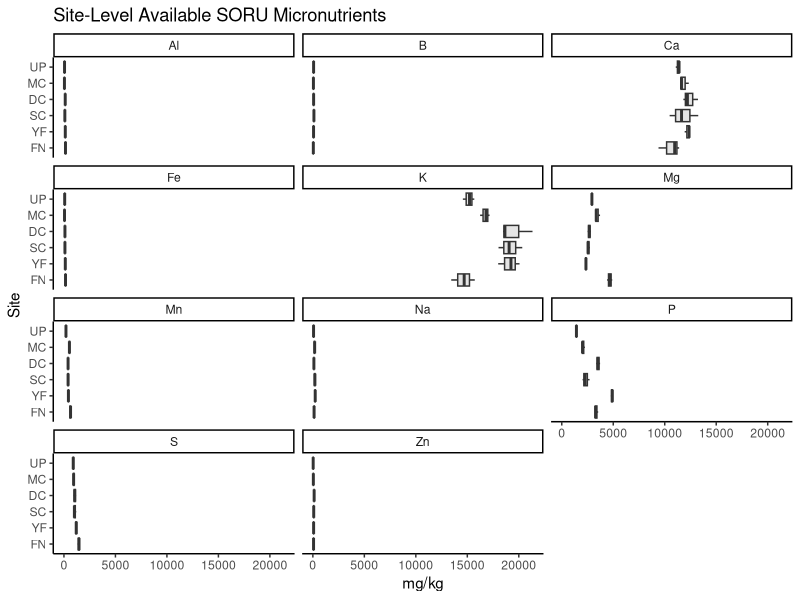
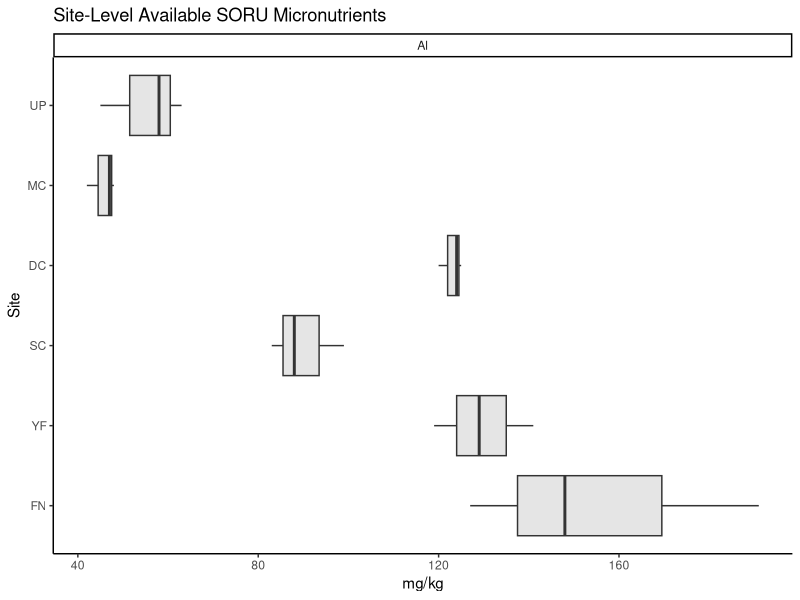
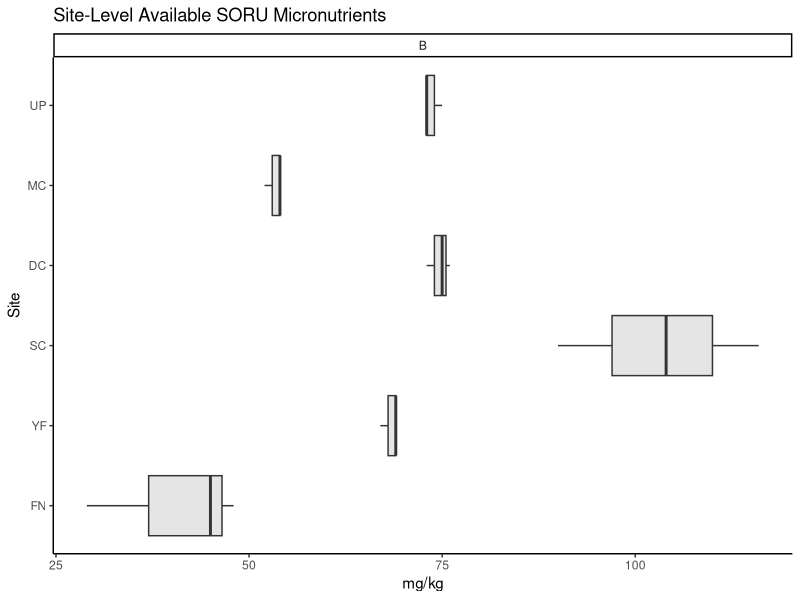
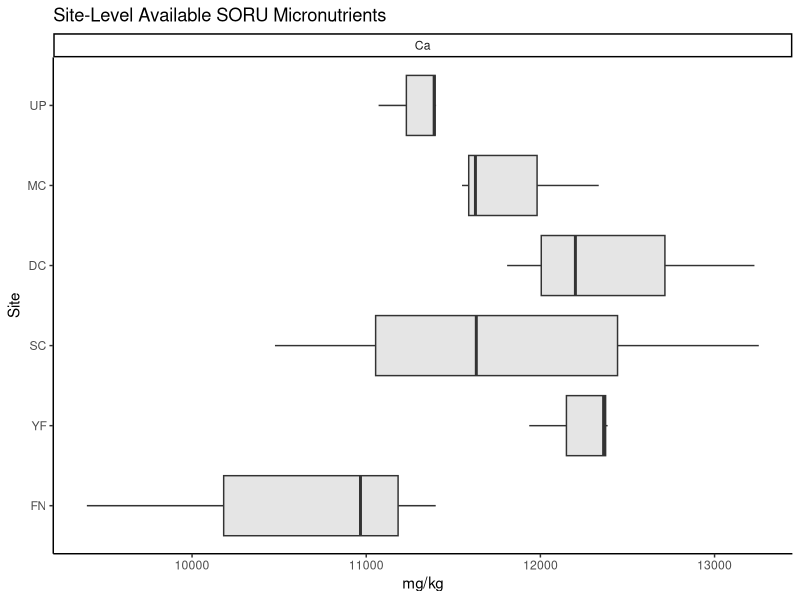
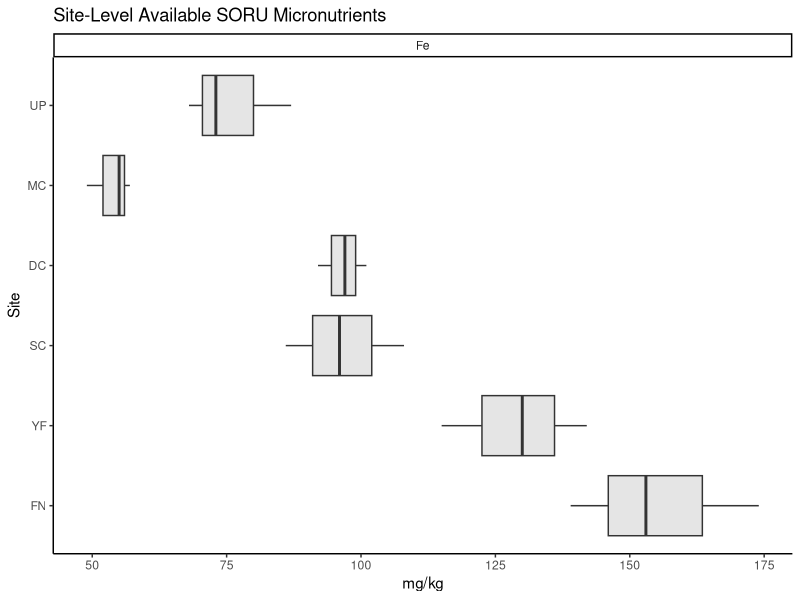
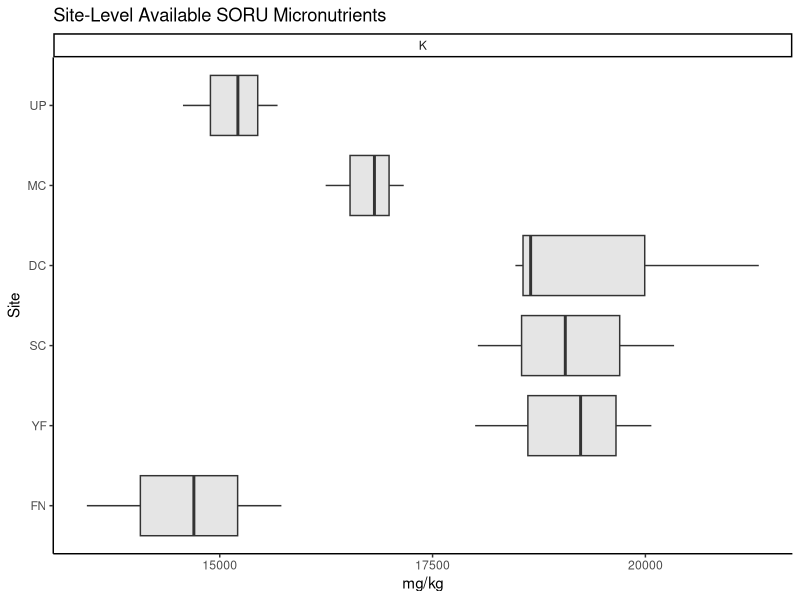
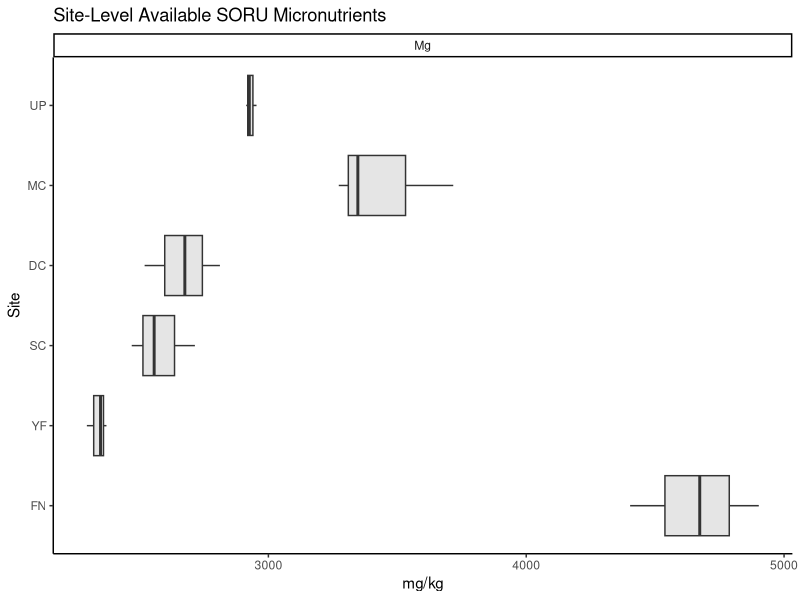
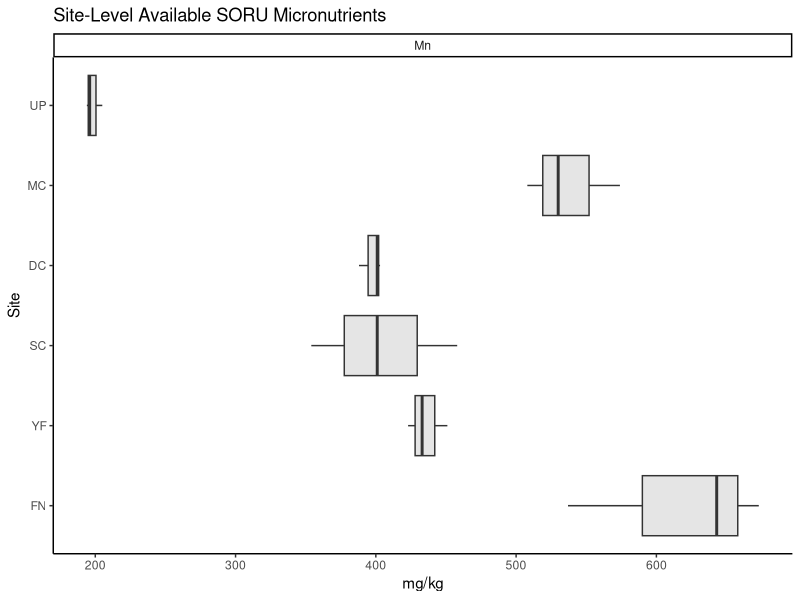

Reproduce these figures in R, in order.
# Plant Micros

library(tidyverse)

PlantMicros <- read.csv("Data/Elements/PlantMicros.csv")

PlantMicros <- 
  PlantMicros %>%
  mutate(Latitude = case_when(
    (Site == "FN") ~ "South",
    (Site == "YF") ~ "South",
    (Site == "SC") ~ "South",
    (Site == "HF") ~ "South",
    (Site == "SP") ~ "North",
    (Site == "DC") ~ "North",
    (Site == "MC") ~ "North",
    (Site == "UP") ~ "North"))

### SORU ----
PlantMicros %>%
  mutate(Site = factor(Site, levels = c("FN", "YF", "SC", "HF","SP", "DC", "MC", "UP"))) %>%
  filter(Plant == "SORU") %>%
  ggplot(aes(y=Concentration_mg.kg, x=Site)) +
  geom_boxplot(alpha=0.3, fill = "dark gray") +  
  coord_flip() +
  facet_wrap(~Element, nrow = 5) +
  labs(x="Site", y = "mg/kg", title = "Site-Level Available SORU Micronutrients") +
  theme_classic()

#### Aluminum ----
PlantMicros %>%
  mutate(Site = factor(Site, levels = c("FN", "YF", "SC", "HF","SP", "DC", "MC", "UP"))) %>%
  filter(Plant == "SORU") %>%
  filter(Element == "Al") %>% 
  ggplot(aes(y=Concentration_mg.kg, x=Site)) +
  geom_boxplot(alpha=0.3, fill = "dark gray") +  
  coord_flip() +
  facet_wrap(~Element, nrow = 5) +
  labs(x="Site", y = "mg/kg", title = "Site-Level Available SORU Micronutrients") +
  theme_classic()

#### Boron ----
PlantMicros %>%
  mutate(Site = factor(Site, levels = c("FN", "YF", "SC", "HF","SP", "DC", "MC", "UP"))) %>%
  filter(Plant == "SORU") %>%
  filter(Element == "B") %>% 
  ggplot(aes(y=Concentration_mg.kg, x=Site)) +
  geom_boxplot(alpha=0.3, fill = "dark gray") +  
  coord_flip() +
  facet_wrap(~Element, nrow = 5) +
  labs(x="Site", y = "mg/kg", title = "Site-Level Available SORU Micronutrients") +
  theme_classic()


#### Calcium ----
PlantMicros %>%
  mutate(Site = factor(Site, levels = c("FN", "YF", "SC", "HF","SP", "DC", "MC", "UP"))) %>%
  filter(Plant == "SORU") %>%
  filter(Element == "Ca") %>% 
  ggplot(aes(y=Concentration_mg.kg, x=Site)) +
  geom_boxplot(alpha=0.3, fill = "dark gray") +  
  coord_flip() +
  facet_wrap(~Element, nrow = 5) +
  labs(x="Site", y = "mg/kg", title = "Site-Level Available SORU Micronutrients") +
  theme_classic()

#### Iron ----
PlantMicros %>%
  mutate(Site = factor(Site, levels = c("FN", "YF", "SC", "HF","SP", "DC", "MC", "UP"))) %>%
  filter(Plant == "SORU") %>%
  filter(Element == "Fe") %>% 
  ggplot(aes(y=Concentration_mg.kg, x=Site)) +
  geom_boxplot(alpha=0.3, fill = "dark gray") +  
  coord_flip() +
  facet_wrap(~Element, nrow = 5) +
  labs(x="Site", y = "mg/kg", title = "Site-Level Available SORU Micronutrients") +
  theme_classic()

#### Potassium ----
PlantMicros %>%
  mutate(Site = factor(Site, levels = c("FN", "YF", "SC", "HF","SP", "DC", "MC", "UP"))) %>%
  filter(Plant == "SORU") %>%
  filter(Element == "K") %>% 
  ggplot(aes(y=Concentration_mg.kg, x=Site)) +
  geom_boxplot(alpha=0.3, fill = "dark gray") +  
  coord_flip() +
  facet_wrap(~Element, nrow = 5) +
  labs(x="Site", y = "mg/kg", title = "Site-Level Available SORU Micronutrients") +
  theme_classic()

#### Magnesium ----
PlantMicros %>%
  mutate(Site = factor(Site, levels = c("FN", "YF", "SC", "HF","SP", "DC", "MC", "UP"))) %>%
  filter(Plant == "SORU") %>%
  filter(Element == "Mg") %>% 
  ggplot(aes(y=Concentration_mg.kg, x=Site)) +
  geom_boxplot(alpha=0.3, fill = "dark gray") +  
  coord_flip() +
  facet_wrap(~Element, nrow = 5) +
  labs(x="Site", y = "mg/kg", title = "Site-Level Available SORU Micronutrients") +
  theme_classic()

#### Manganese ----
PlantMicros %>%
  mutate(Site = factor(Site, levels = c("FN", "YF", "SC", "HF","SP", "DC", "MC", "UP"))) %>%
  filter(Plant == "SORU") %>%
  filter(Element == "Mn") %>% 
  ggplot(aes(y=Concentration_mg.kg, x=Site)) +
  geom_boxplot(alpha=0.3, fill = "dark gray") +  
  coord_flip() +
  facet_wrap(~Element, nrow = 5) +
  labs(x="Site", y = "mg/kg", title = "Site-Level Available SORU Micronutrients") +
  theme_classic()

#### Sodium ----
PlantMicros %>%
  mutate(Site = factor(Site, levels = c("FN", "YF", "SC", "HF","SP", "DC", "MC", "UP"))) %>%
  filter(Plant == "SORU") %>%
  filter(Element == "Na") %>% 
  ggplot(aes(y=Concentration_mg.kg, x=Site)) +
  geom_boxplot(alpha=0.3, fill = "dark gray") +  
  coord_flip() +
  facet_wrap(~Element, nrow = 5) +
  labs(x="Site", y = "mg/kg", title = "Site-Level Available SORU Micronutrients") +
  theme_classic()

#### Phosphorous ----
PlantMicros %>%
  mutate(Site = factor(Site, levels = c("FN", "YF", "SC", "HF","SP", "DC", "MC", "UP"))) %>%
  filter(Plant == "SORU") %>%
  filter(Element == "P") %>% 
  ggplot(aes(y=Concentration_mg.kg, x=Site)) +
  geom_boxplot(alpha=0.3, fill = "dark gray") +  
  coord_flip() +
  facet_wrap(~Element, nrow = 5) +
  labs(x="Site", y = "mg/kg", title = "Site-Level Available SORU Micronutrients") +
  theme_classic()

#### Sulfer ----
PlantMicros %>%
  mutate(Site = factor(Site, levels = c("FN", "YF", "SC", "HF","SP", "DC", "MC", "UP"))) %>%
  filter(Plant == "SORU") %>%
  filter(Element == "S") %>% 
  ggplot(aes(y=Concentration_mg.kg, x=Site)) +
  geom_boxplot(alpha=0.3, fill = "dark gray") +  
  coord_flip() +
  facet_wrap(~Element, nrow = 5) +
  labs(x="Site", y = "mg/kg", title = "Site-Level Available SORU Micronutrients") +
  theme_classic()

#### Zinc ----
PlantMicros %>%
  mutate(Site = factor(Site, levels = c("FN", "YF", "SC", "HF","SP", "DC", "MC", "UP"))) %>%
  filter(Plant == "SORU") %>%
  filter(Element == "Zn") %>% 
  ggplot(aes(y=Concentration_mg.kg, x=Site)) +
  geom_boxplot(alpha=0.3, fill = "dark gray") +  
  coord_flip() +
  facet_wrap(~Element, nrow = 5) +
  labs(x="Site", y = "mg/kg", title = "Site-Level Available SORU Micronutrients") +
  theme_classic()

### POPRC ----
PlantMicros %>%
  mutate(Site = factor(Site, levels = c("FN", "YF", "SC", "HF","SP", "DC", "MC", "UP"))) %>%
  filter(Plant == "POPRC") %>%
  ggplot(aes(y=Concentration_mg.kg, x=Site)) +
  geom_boxplot(alpha=0.3, fill = "dark gray") +  
  coord_flip() +
  facet_wrap(~Element, nrow = 5) +
  labs(x="Site", y = "mg/kg", title = "Site-Level Available POPRC Micronutrients") +
  theme_classic()

#### Aluminum ----
PlantMicros %>%
  mutate(Site = factor(Site, levels = c("FN", "YF", "SC", "HF","SP", "DC", "MC", "UP"))) %>%
  filter(Plant == "POPRC") %>%
  filter(Element == "Al") %>% 
  ggplot(aes(y=Concentration_mg.kg, x=Site)) +
  geom_boxplot(alpha=0.3, fill = "dark gray") +  
  coord_flip() +
  facet_wrap(~Element, nrow = 5) +
  labs(x="Site", y = "mg/kg", title = "Site-Level Available POPRC Micronutrients") +
  theme_classic()

#### Boron ----
PlantMicros %>%
  mutate(Site = factor(Site, levels = c("FN", "YF", "SC", "HF","SP", "DC", "MC", "UP"))) %>%
  filter(Plant == "POPRC") %>%
  filter(Element == "B") %>% 
  ggplot(aes(y=Concentration_mg.kg, x=Site)) +
  geom_boxplot(alpha=0.3, fill = "dark gray") +  
  coord_flip() +
  facet_wrap(~Element, nrow = 5) +
  labs(x="Site", y = "mg/kg", title = "Site-Level Available POPRC Micronutrients") +
  theme_classic()


#### Calcium ----
PlantMicros %>%
  mutate(Site = factor(Site, levels = c("FN", "YF", "SC", "HF","SP", "DC", "MC", "UP"))) %>%
  filter(Plant == "POPRC") %>%
  filter(Element == "Ca") %>% 
  ggplot(aes(y=Concentration_mg.kg, x=Site)) +
  geom_boxplot(alpha=0.3, fill = "dark gray") +  
  coord_flip() +
  facet_wrap(~Element, nrow = 5) +
  labs(x="Site", y = "mg/kg", title = "Site-Level Available POPRC Micronutrients") +
  theme_classic()

#### Iron ----
PlantMicros %>%
  mutate(Site = factor(Site, levels = c("FN", "YF", "SC", "HF","SP", "DC", "MC", "UP"))) %>%
  filter(Plant == "POPRC") %>%
  filter(Element == "Fe") %>% 
  ggplot(aes(y=Concentration_mg.kg, x=Site)) +
  geom_boxplot(alpha=0.3, fill = "dark gray") +  
  coord_flip() +
  facet_wrap(~Element, nrow = 5) +
  labs(x="Site", y = "mg/kg", title = "Site-Level Available POPRC Micronutrients") +
  theme_classic()

#### Potassium ----
PlantMicros %>%
  mutate(Site = factor(Site, levels = c("FN", "YF", "SC", "HF","SP", "DC", "MC", "UP"))) %>%
  filter(Plant == "POPRC") %>%
  filter(Element == "K") %>% 
  ggplot(aes(y=Concentration_mg.kg, x=Site)) +
  geom_boxplot(alpha=0.3, fill = "dark gray") +  
  coord_flip() +
  facet_wrap(~Element, nrow = 5) +
  labs(x="Site", y = "mg/kg", title = "Site-Level Available POPRC Micronutrients") +
  theme_classic()

#### Magnesium ----
PlantMicros %>%
  mutate(Site = factor(Site, levels = c("FN", "YF", "SC", "HF","SP", "DC", "MC", "UP"))) %>%
  filter(Plant == "POPRC") %>%
  filter(Element == "Mg") %>% 
  ggplot(aes(y=Concentration_mg.kg, x=Site)) +
  geom_boxplot(alpha=0.3, fill = "dark gray") +  
  coord_flip() +
  facet_wrap(~Element, nrow = 5) +
  labs(x="Site", y = "mg/kg", title = "Site-Level Available POPRC Micronutrients") +
  theme_classic()

#### Manganese ----
PlantMicros %>%
  mutate(Site = factor(Site, levels = c("FN", "YF", "SC", "HF","SP", "DC", "MC", "UP"))) %>%
  filter(Plant == "POPRC") %>%
  filter(Element == "Mn") %>% 
  ggplot(aes(y=Concentration_mg.kg, x=Site)) +
  geom_boxplot(alpha=0.3, fill = "dark gray") +  
  coord_flip() +
  facet_wrap(~Element, nrow = 5) +
  labs(x="Site", y = "mg/kg", title = "Site-Level Available POPRC Micronutrients") +
  theme_classic()

#### Sodium ----
PlantMicros %>%
  mutate(Site = factor(Site, levels = c("FN", "YF", "SC", "HF","SP", "DC", "MC", "UP"))) %>%
  filter(Plant == "POPRC") %>%
  filter(Element == "Na") %>% 
  ggplot(aes(y=Concentration_mg.kg, x=Site)) +
  geom_boxplot(alpha=0.3, fill = "dark gray") +  
  coord_flip() +
  facet_wrap(~Element, nrow = 5) +
  labs(x="Site", y = "mg/kg", title = "Site-Level Available POPRC Micronutrients") +
  theme_classic()

#### Phosphorous ----
PlantMicros %>%
  mutate(Site = factor(Site, levels = c("FN", "YF", "SC", "HF","SP", "DC", "MC", "UP"))) %>%
  filter(Plant == "POPRC") %>%
  filter(Element == "P") %>% 
  ggplot(aes(y=Concentration_mg.kg, x=Site)) +
  geom_boxplot(alpha=0.3, fill = "dark gray") +  
  coord_flip() +
  facet_wrap(~Element, nrow = 5) +
  labs(x="Site", y = "mg/kg", title = "Site-Level Available POPRC Micronutrients") +
  theme_classic()

#### Sulfer ----
PlantMicros %>%
  mutate(Site = factor(Site, levels = c("FN", "YF", "SC", "HF","SP", "DC", "MC", "UP"))) %>%
  filter(Plant == "POPRC") %>%
  filter(Element == "S") %>% 
  ggplot(aes(y=Concentration_mg.kg, x=Site)) +
  geom_boxplot(alpha=0.3, fill = "dark gray") +  
  coord_flip() +
  facet_wrap(~Element, nrow = 5) +
  labs(x="Site", y = "mg/kg", title = "Site-Level Available POPRC Micronutrients") +
  theme_classic()

#### Zinc ----
PlantMicros %>%
  mutate(Site = factor(Site, levels = c("FN", "YF", "SC", "HF","SP", "DC", "MC", "UP"))) %>%
  filter(Plant == "POPRC") %>%
  filter(Element == "Zn") %>% 
  ggplot(aes(y=Concentration_mg.kg, x=Site)) +
  geom_boxplot(alpha=0.3, fill = "dark gray") +  
  coord_flip() +
  facet_wrap(~Element, nrow = 5) +
  labs(x="Site", y = "mg/kg", title = "Site-Level Available POPRC Micronutrients") +
  theme_classic()

### MISC ----
PlantMicros %>%
  mutate(Site = factor(Site, levels = c("FN", "YF", "SC", "HF","SP", "DC", "MC", "UP"))) %>%
  filter(Plant == "MISC") %>%
  ggplot(aes(y=Concentration_mg.kg, x=Site)) +
  geom_boxplot(alpha=0.3, fill = "dark gray") +  
  coord_flip() +
  facet_wrap(~Element, nrow = 5) +
  labs(x="Site", y = "mg/kg", title = "Site-Level Available MISC Micronutrients") +
  theme_classic()

#### Aluminum ----
PlantMicros %>%
  mutate(Site = factor(Site, levels = c("FN", "YF", "SC", "HF","SP", "DC", "MC", "UP"))) %>%
  filter(Plant == "MISC") %>%
  filter(Element == "Al") %>% 
  ggplot(aes(y=Concentration_mg.kg, x=Site)) +
  geom_boxplot(alpha=0.3, fill = "dark gray") +  
  coord_flip() +
  facet_wrap(~Element, nrow = 5) +
  labs(x="Site", y = "mg/kg", title = "Site-Level Available MISC Micronutrients") +
  theme_classic()

#### Boron ----
PlantMicros %>%
  mutate(Site = factor(Site, levels = c("FN", "YF", "SC", "HF","SP", "DC", "MC", "UP"))) %>%
  filter(Plant == "MISC") %>%
  filter(Element == "B") %>% 
  ggplot(aes(y=Concentration_mg.kg, x=Site)) +
  geom_boxplot(alpha=0.3, fill = "dark gray") +  
  coord_flip() +
  facet_wrap(~Element, nrow = 5) +
  labs(x="Site", y = "mg/kg", title = "Site-Level Available MISC Micronutrients") +
  theme_classic()


#### Calcium ----
PlantMicros %>%
  mutate(Site = factor(Site, levels = c("FN", "YF", "SC", "HF","SP", "DC", "MC", "UP"))) %>%
  filter(Plant == "MISC") %>%
  filter(Element == "Ca") %>% 
  ggplot(aes(y=Concentration_mg.kg, x=Site)) +
  geom_boxplot(alpha=0.3, fill = "dark gray") +  
  coord_flip() +
  facet_wrap(~Element, nrow = 5) +
  labs(x="Site", y = "mg/kg", title = "Site-Level Available MISC Micronutrients") +
  theme_classic()

#### Iron ----
PlantMicros %>%
  mutate(Site = factor(Site, levels = c("FN", "YF", "SC", "HF","SP", "DC", "MC", "UP"))) %>%
  filter(Plant == "MISC") %>%
  filter(Element == "Fe") %>% 
  ggplot(aes(y=Concentration_mg.kg, x=Site)) +
  geom_boxplot(alpha=0.3, fill = "dark gray") +  
  coord_flip() +
  facet_wrap(~Element, nrow = 5) +
  labs(x="Site", y = "mg/kg", title = "Site-Level Available MISC Micronutrients") +
  theme_classic()

#### Potassium ----
PlantMicros %>%
  mutate(Site = factor(Site, levels = c("FN", "YF", "SC", "HF","SP", "DC", "MC", "UP"))) %>%
  filter(Plant == "MISC") %>%
  filter(Element == "K") %>% 
  ggplot(aes(y=Concentration_mg.kg, x=Site)) +
  geom_boxplot(alpha=0.3, fill = "dark gray") +  
  coord_flip() +
  facet_wrap(~Element, nrow = 5) +
  labs(x="Site", y = "mg/kg", title = "Site-Level Available MISC Micronutrients") +
  theme_classic()

#### Magnesium ----
PlantMicros %>%
  mutate(Site = factor(Site, levels = c("FN", "YF", "SC", "HF","SP", "DC", "MC", "UP"))) %>%
  filter(Plant == "MISC") %>%
  filter(Element == "Mg") %>% 
  ggplot(aes(y=Concentration_mg.kg, x=Site)) +
  geom_boxplot(alpha=0.3, fill = "dark gray") +  
  coord_flip() +
  facet_wrap(~Element, nrow = 5) +
  labs(x="Site", y = "mg/kg", title = "Site-Level Available MISC Micronutrients") +
  theme_classic()

#### Manganese ----
PlantMicros %>%
  mutate(Site = factor(Site, levels = c("FN", "YF", "SC", "HF","SP", "DC", "MC", "UP"))) %>%
  filter(Plant == "MISC") %>%
  filter(Element == "Mn") %>% 
  ggplot(aes(y=Concentration_mg.kg, x=Site)) +
  geom_boxplot(alpha=0.3, fill = "dark gray") +  
  coord_flip() +
  facet_wrap(~Element, nrow = 5) +
  labs(x="Site", y = "mg/kg", title = "Site-Level Available MISC Micronutrients") +
  theme_classic()

#### Sodium ----
PlantMicros %>%
  mutate(Site = factor(Site, levels = c("FN", "YF", "SC", "HF","SP", "DC", "MC", "UP"))) %>%
  filter(Plant == "MISC") %>%
  filter(Element == "Na") %>% 
  ggplot(aes(y=Concentration_mg.kg, x=Site)) +
  geom_boxplot(alpha=0.3, fill = "dark gray") +  
  coord_flip() +
  facet_wrap(~Element, nrow = 5) +
  labs(x="Site", y = "mg/kg", title = "Site-Level Available MISC Micronutrients") +
  theme_classic()

#### Phosphorous ----
PlantMicros %>%
  mutate(Site = factor(Site, levels = c("FN", "YF", "SC", "HF","SP", "DC", "MC", "UP"))) %>%
  filter(Plant == "MISC") %>%
  filter(Element == "P") %>% 
  ggplot(aes(y=Concentration_mg.kg, x=Site)) +
  geom_boxplot(alpha=0.3, fill = "dark gray") +  
  coord_flip() +
  facet_wrap(~Element, nrow = 5) +
  labs(x="Site", y = "mg/kg", title = "Site-Level Available MISC Micronutrients") +
  theme_classic()

#### Sulfer ----
PlantMicros %>%
  mutate(Site = factor(Site, levels = c("FN", "YF", "SC", "HF","SP", "DC", "MC", "UP"))) %>%
  filter(Plant == "MISC") %>%
  filter(Element == "S") %>% 
  ggplot(aes(y=Concentration_mg.kg, x=Site)) +
  geom_boxplot(alpha=0.3, fill = "dark gray") +  
  coord_flip() +
  facet_wrap(~Element, nrow = 5) +
  labs(x="Site", y = "mg/kg", title = "Site-Level Available MISC Micronutrients") +
  theme_classic()

#### Zinc ----
PlantMicros %>%
  mutate(Site = factor(Site, levels = c("FN", "YF", "SC", "HF","SP", "DC", "MC", "UP"))) %>%
  filter(Plant == "MISC") %>%
  filter(Element == "Zn") %>% 
  ggplot(aes(y=Concentration_mg.kg, x=Site)) +
  geom_boxplot(alpha=0.3, fill = "dark gray") +  
  coord_flip() +
  facet_wrap(~Element, nrow = 5) +
  labs(x="Site", y = "mg/kg", title = "Site-Level Available MISC Micronutrients") +
  theme_classic()



## Make a graph that compares the same element across plant types and across sites 
